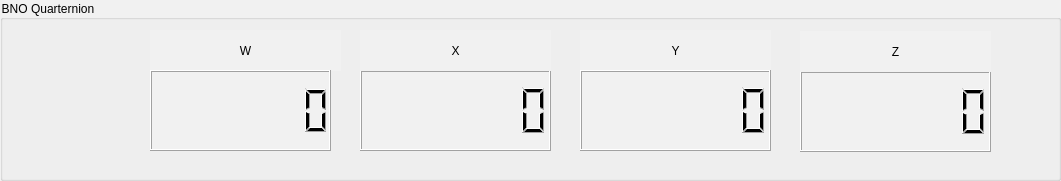
       <widget class="QGroupBox" name="groupBox_8">
        <property name="geometry">
         <rect>
          <x>50</x>
          <y>660</y>
          <width>1061</width>
          <height>181</height>
         </rect>
        </property>
        <property name="styleSheet">
         <string notr="true">background-color: rgb(227, 227, 227);
background-color: rgb(241, 241, 241);
font: 87 9pt &quot;Segoe UI Black&quot;;</string>
        </property>
        <property name="title">
         <string>BNO Quarternion</string>
        </property>
        <widget class="QLabel" name="label_46">
         <property name="geometry">
          <rect>
           <x>580</x>
           <y>30</y>
           <width>191</width>
           <height>41</height>
          </rect>
         </property>
         <property name="styleSheet">
          <string notr="true">font: 87 11pt &quot;Segoe UI Black&quot;;
font: 11pt &quot;MS Shell Dlg 2&quot;;</string>
         </property>
         <property name="text">
          <string>Y</string>
         </property>
         <property name="alignment">
          <set>Qt::AlignCenter</set>
         </property>
        </widget>
        <widget class="QLabel" name="label_49">
         <property name="geometry">
          <rect>
           <x>150</x>
           <y>30</y>
           <width>191</width>
           <height>41</height>
          </rect>
         </property>
         <property name="styleSheet">
          <string notr="true">font: 87 11pt &quot;Segoe UI Black&quot;;
font: 11pt &quot;MS Shell Dlg 2&quot;;</string>
         </property>
         <property name="text">
          <string>W</string>
         </property>
         <property name="alignment">
          <set>Qt::AlignCenter</set>
         </property>
        </widget>
        <widget class="QLCDNumber" name="BNOQuarLCD_X">
         <property name="geometry">
          <rect>
           <x>360</x>
           <y>70</y>
           <width>191</width>
           <height>81</height>
          </rect>
         </property>
         <property name="smallDecimalPoint">
          <bool>false</bool>
         </property>
         <property name="digitCount">
          <number>7</number>
         </property>
        </widget>
        <widget class="QLCDNumber" name="BNOQuarLCD_W">
         <property name="geometry">
          <rect>
           <x>150</x>
           <y>70</y>
           <width>181</width>
           <height>81</height>
          </rect>
         </property>
         <property name="minimumSize">
          <size>
           <width>111</width>
           <height>31</height>
          </size>
         </property>
         <property name="autoFillBackground">
          <bool>false</bool>
         </property>
         <property name="smallDecimalPoint">
          <bool>false</bool>
         </property>
         <property name="digitCount">
          <number>7</number>
         </property>
         <property name="mode">
          <enum>QLCDNumber::Dec</enum>
         </property>
         <property name="segmentStyle">
          <enum>QLCDNumber::Filled</enum>
         </property>
        </widget>
        <widget class="QLCDNumber" name="BNOQuarLCD_Y">
         <property name="geometry">
          <rect>
           <x>580</x>
           <y>70</y>
           <width>191</width>
           <height>81</height>
          </rect>
         </property>
         <property name="smallDecimalPoint">
          <bool>false</bool>
         </property>
         <property name="digitCount">
          <number>7</number>
         </property>
        </widget>
        <widget class="QLabel" name="label_51">
         <property name="geometry">
          <rect>
           <x>360</x>
           <y>30</y>
           <width>191</width>
           <height>41</height>
          </rect>
         </property>
         <property name="styleSheet">
          <string notr="true">font: 87 11pt &quot;Segoe UI Black&quot;;
font: 11pt &quot;MS Shell Dlg 2&quot;;</string>
         </property>
         <property name="text">
          <string>X</string>
         </property>
         <property name="alignment">
          <set>Qt::AlignCenter</set>
         </property>
        </widget>
        <widget class="QLCDNumber" name="BNOQuarLCD_Z">
         <property name="geometry">
          <rect>
           <x>800</x>
           <y>71</y>
           <width>191</width>
           <height>81</height>
          </rect>
         </property>
         <property name="smallDecimalPoint">
          <bool>false</bool>
         </property>
         <property name="digitCount">
          <number>7</number>
         </property>
        </widget>
        <widget class="QLabel" name="label_54">
         <property name="geometry">
          <rect>
           <x>800</x>
           <y>31</y>
           <width>191</width>
           <height>41</height>
          </rect>
         </property>
         <property name="styleSheet">
          <string notr="true">font: 87 11pt &quot;Segoe UI Black&quot;;
font: 11pt &quot;MS Shell Dlg 2&quot;;</string>
         </property>
         <property name="text">
          <string>Z</string>
         </property>
         <property name="alignment">
          <set>Qt::AlignCenter</set>
         </property>
        </widget>
       </widget>
